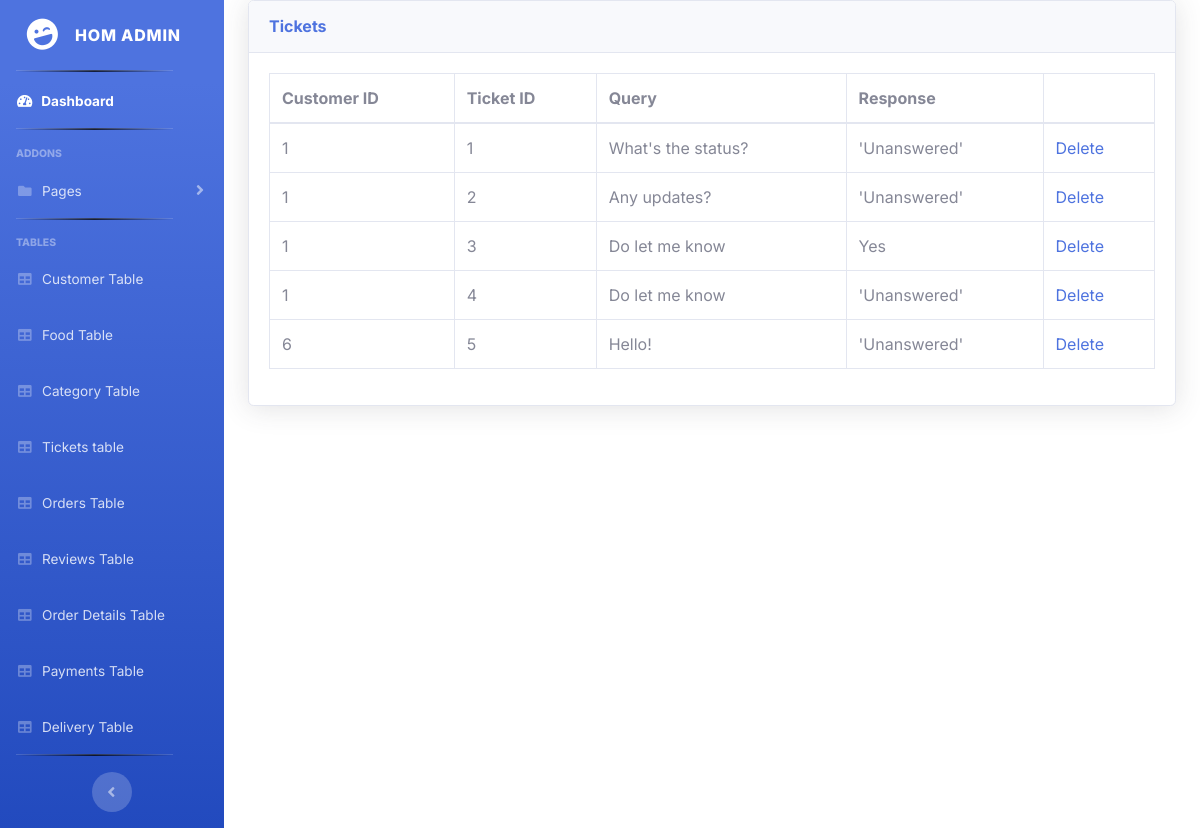
Before: /admin/tickets.php with the older database file.
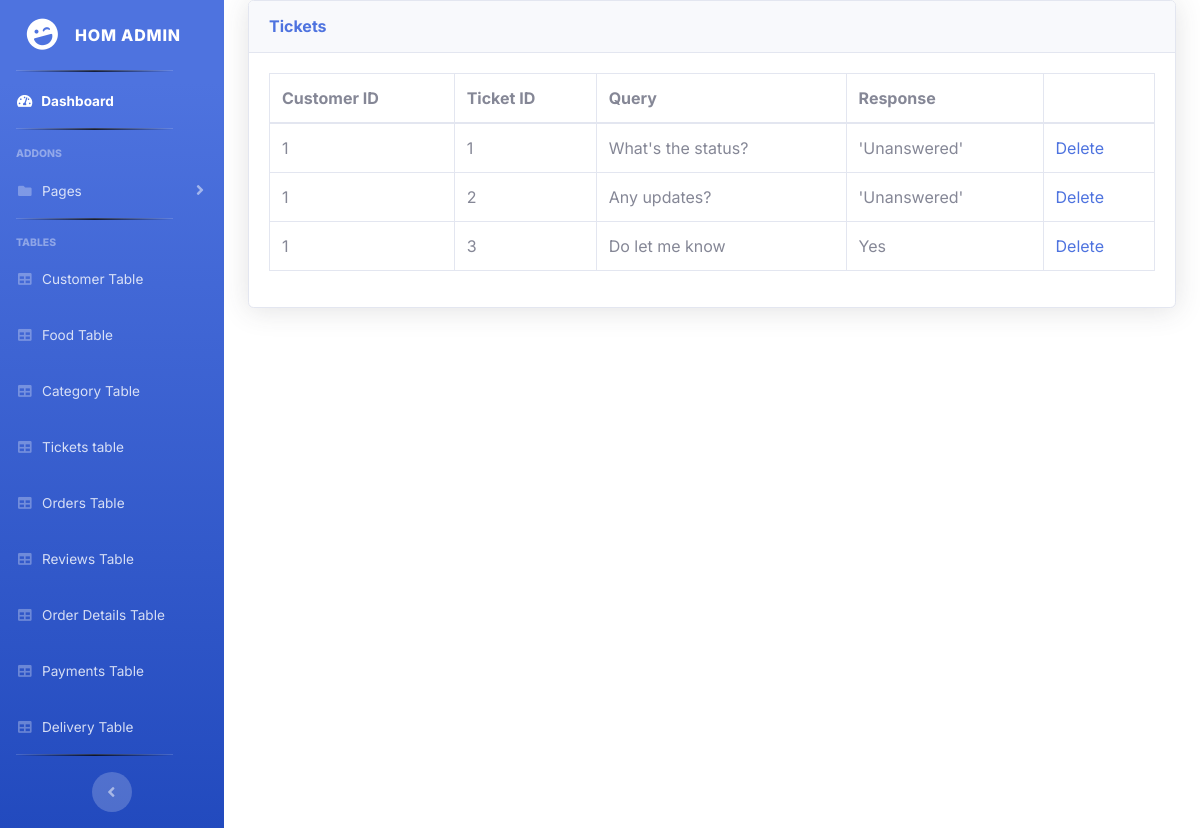
After: the same page with the newer database file.
### tables this page shows
CREATE TABLE `tickets` (
  `c_id` int(10) NOT NULL,
  `ticket_id` int(10) NOT NULL,
  `ticket_query` varchar(255) NOT NULL,
  `ticket_response` varchar(255) NOT NULL DEFAULT '''Unanswered'''
);

### admin/tickets.php (the view, shortened to what this page needs)
<?php
    $conn=mysqli_connect("localhost", "bhavesh", "test123", "foodorderingsite");
?>
<!DOCTYPE html>
<html>
<head>
</head>
<body>
	<?php
    include('includes/header.php');
    include('includes/navbar.php');
?>
	<div class="container-fluid">
                    <div class="card shadow mb-4">
                        <div class="card-header py-3">
                            <h6 class="m-0 font-weight-bold text-primary">Tickets</h6>
                        </div>
                        <div class="card-body">
                            <div class="table-responsive">
                                <table class="table table-bordered" id="dataTable" width="100%" cellspacing="0">
                                    <thead>
                                        <tr>
                                            <th>Customer ID</th>
                                            <th>Ticket ID</th>
                                            <th>Query</th>
                                            <th>Response</th>
                                            <th></th>
                                        </tr>
                                    </thead>
                                    <tbody>
                                        <?php
                                            $query="SELECT * from tickets";
                                            $result = mysqli_query($conn, $query);
                                            $tickets = mysqli_fetch_all($result, MYSQLI_ASSOC);
                                            foreach($tickets as $ticket) {
                                                echo "<tr>
                                                <td>{$ticket['c_id']}</td>
                                                <td>{$ticket['ticket_id']}</td>
                                                <td>{$ticket['ticket_query']}</td>
                                                <td>{$ticket['ticket_response']}</td>";
                                                echo "<td><a href='delete-tickets.php?
                                                      t_id=$ticket[ticket_id]'>Delete</a></td>
                                                </tr>";
                                            }
                                        ?>
                                    </tbody>
                                </table>
                            </div>
                        </div>
                    </div>
                </div>
</body>
</html>

Changed rows visible on the page:
removed tickets: c "1", ticket_id "4", ticket_query "Do let me know", ticket_response "'Unanswered'"
removed tickets: c "6", ticket_id "5", ticket_query "Hello!", ticket_response "'Unanswered'"
